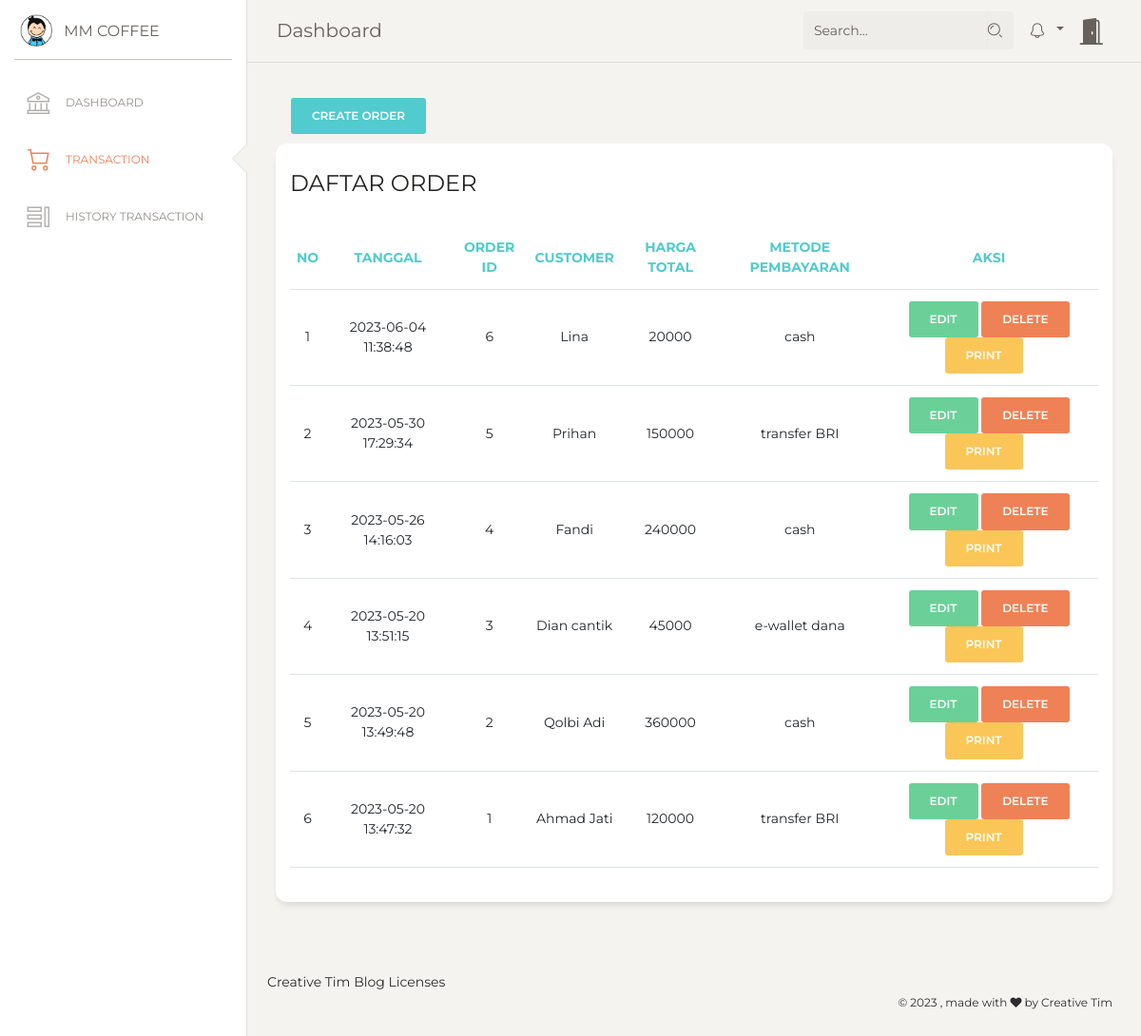
Page /kasir/transaction.php on the committed database.
### tables this page shows
CREATE TABLE `order` (
  `order_id` int(11) NOT NULL,
  `date` datetime NOT NULL,
  `harga_total` double NOT NULL,
  `customer` varchar(50) NOT NULL,
  `metode_pembayaran` varchar(50) NOT NULL
);

### kasir/transaction.php (the view, shortened to what this page needs)
<?php
  include  '../koneksi.php';
?>
<!DOCTYPE html>
<html lang="en">
<head>
  <link rel="stylesheet" href="https://cdn.jsdelivr.net/npm/bootstrap-icons@1.10.2/font/bootstrap-icons.css">
  <link href="https://maxcdn.bootstrapcdn.com/font-awesome/latest/css/font-awesome.min.css" rel="stylesheet">
  <link href="https://cdn.jsdelivr.net/npm/bootstrap@5.2.3/dist/css/bootstrap.min.css" rel="stylesheet">
  <link href="../assets/css/bootstrap.min.css" rel="stylesheet" />
  <link href="../assets/css/paper-dashboard.css?v=2.0.1" rel="stylesheet" />
  <link href="../assets/demo/demo.css" rel="stylesheet" />
</head>
<body class="">
  <div class="wrapper ">
    <div class="sidebar" data-color="white" data-active-color="danger">
      <div class="logo">
        <a href="transaction.php" class="simple-text logo-mini">
          <div class="logo-image-small">
            <img src="../assets/img/logo-small.png">
          </div>
        </a>
        <a href="transaction.php" class="simple-text logo-normal">
          MM COFFEE
        </a>
      </div>
      <div class="sidebar-wrapper">
          <ul class="nav">
            <li>
              <a href="./index.php">
                <i class="nc-icon nc-bank"></i>
                <p>Dashboard</p>
              </a>
            </li>
            <li class="active">
              <a href="./transaction.php">
                <i class="nc-icon nc-cart-simple"></i>
                <p>Transaction</p>
              </a>
            </li>
            <li>
              <a href="./history.php">
                <i class="nc-icon nc-tile-56"></i>
                <p>History Transaction</p>
              </a>
            </li>
          </ul>
        </div>
    </div>
    <div class="main-panel">
      <nav class="navbar navbar-expand-lg navbar-absolute fixed-top navbar-transparent">
          <div class="container-fluid">
            <div class="navbar-wrapper">
              <a class="navbar-brand" href="javascript:;">Dashboard</a>
            </div>
            <div
              class="collapse navbar-collapse justify-content-end"
              id="navigation"
            >
              <form>
                <div class="input-group no-border">
                  <input
                    type="text"
                    value=""
                    class="form-control"
                    placeholder="Search..."
                  />
                  <div class="input-group-append">
                    <div class="input-group-text">
                      <i class="nc-icon nc-zoom-split"></i>
                    </div>
                  </div>
                </div>
              </form>
              <ul class="navbar-nav">
                <li class="nav-item btn-rotate dropdown">
                  <a
                    class="nav-link dropdown-toggle"
                    href="http://example.com"
                    id="navbarDropdownMenuLink"
                    data-toggle="dropdown"
                    aria-haspopup="true"
                    aria-expanded="false"
                  >
                    <i class="nc-icon nc-bell-55"></i>
                  </a>
                </li>
                <li class="nav-item-door">
                    <a href="../login/logout.php">
                      <i class="bi bi-door-open-fill"></i>
                    </a>
                </li>
              </ul>
            </div>
          </div>
        </nav>
      <div class="content">
        <div class="row">
            <div class="col-lg-3 col-md-5 col-sm-5">
              <div class="col-md-12">
                <button type="button" class="btn btn-primary" data-bs-toggle="modal" data-bs-target="#createOrder">
                  Create Order
                </button>
              </div>
            </div>
        </div>
        <div class="row">
          <div class="col-md-12">
            <div class="card">
              <div class="card-header">
                <h4 class="card-title">DAFTAR ORDER</h4>
              </div>
              <div class="card-body">
                <div class="table-responsive">
                  <table class="table">
                    <thead class=" text-primary">
                      <th class="text-center">No</th>
                      <th class="text-center">Tanggal</th>
                      <th class="text-center">Order ID</th>
                      <th class="text-center">Customer</th>
                      <th class="text-center">Harga Total</th>
                      <th class="text-center">Metode Pembayaran</th>
                      <th class="text-center">Aksi</th>
                    </thead>
                    <tbody>
                      <tr>
                        <?php
                          $view = $dbh->query("SELECT * FROM `order` ORDER BY `order_id` DESC;");
                          if($view->rowCount()>0){
                            $no=1;
                            while($data = $view->fetch()){
                        ?>
                          <tr>
                            <td class="text-center"><?php echo $no++; ?></td>
                            <td class="text-center"><?php echo $data['date'];?></td>
                            <td class="text-center"><?php echo $data['order_id'];?></td>
                            <td class="text-center"><?php echo $data['customer'];?></td>
                            <td class="text-center"><?php echo $data['harga_total'];?></td>
                            <td class="text-center"><?php echo $data['metode_pembayaran'];?></td>
                            <td class="text-center">
                              <a href='order.php?edit=<?php echo $data["order_id"]; ?>' class="btn btn-success">Edit</a>
                              <a href='?order_id=<?php echo $data["order_id"]; ?>' class="btn btn-danger" onclick="return confirm('Apakah Anda yakin ingin menghapus data?')">Delete</a>
                              <a href='invoiceView.php?order_id=<?php echo $data['order_id']; ?>&ACTION=VIEW' class="btn btn-warning" target="_blank">Print</a> &nbsp;&nbsp;
                            </td>
                          </tr>
                        <?php
                            }
                          }
                        ?>
                      </tr>
                    </tbody>
                  </table>
                </div>
              </div>
            </div>
          </div>
        </div>
      </div>
      <footer class="footer footer-black footer-white">
          <div class="container-fluid">
            <div class="row">
              <nav class="footer-nav">
                <ul>
                  <li>Creative Tim</li>
                  <li>Blog</li>
                  <li>Licenses</li>
                </ul>
              </nav>
              <div class="credits ml-auto">
                <span class="copyright">
                  ©
                  , made with <i class="fa fa-heart heart"></i> by Creative Tim
                </span>
              </div>
            </div>
          </div>
        </footer>
    </div>
  </div>
</body>
</html>

### rows in the picture
order: date "2023-06-04 11:38:48", order_id "6", customer "Lina", harga_total "20000", metode_pembayaran "cash"
order: date "2023-05-30 17:29:34", order_id "5", customer "Prihan", harga_total "150000", metode_pembayaran "transfer BRI"
order: date "2023-05-26 14:16:03", order_id "4", customer "Fandi", harga_total "240000", metode_pembayaran "cash"
order: date "2023-05-20 13:51:15", order_id "3", customer "Dian cantik", harga_total "45000", metode_pembayaran "e-wallet dana"
order: date "2023-05-20 13:49:48", order_id "2", customer "Qolbi Adi", harga_total "360000", metode_pembayaran "cash"
order: date "2023-05-20 13:47:32", order_id "1", customer "Ahmad Jati", harga_total "120000", metode_pembayaran "transfer BRI"
